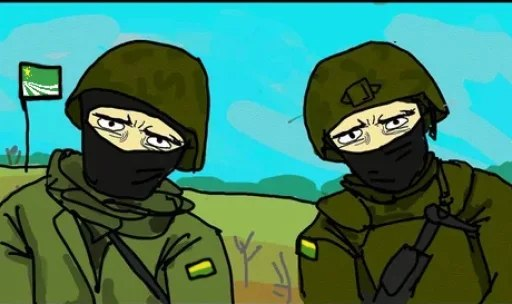
#> input picture assets/kanzaki_hideri.jpg, 512 x 304 px
$ python -i visual_duplicates.py   (imports and definitions only)   (older library calls are emulated)
#> lines starting #> are read from the running program, lines starting #| are printed output that depends on the picture
#> further down, picture is the input picture: PIL image 512x304 RGB; mean R, G, B 64.9, 126.2, 102
"""Conservative visual fingerprints for still images; versioned for persistent history."""
import hashlib
import warnings
from io import BytesIO
from math import cos, pi
from statistics import median

from PIL import Image, ImageOps, UnidentifiedImageError

MAX_PIXELS = 20_000_000
CROP_PERCENTAGES = (2, 4, 6)
PHASH_SIZE = 32
PHASH_LOW_FREQUENCIES = 8
PHASH_MAX_DISTANCE = 6
_DCT_BASIS = tuple(
    tuple(cos(pi * frequency * (position + 0.5) / PHASH_SIZE)
          for position in range(PHASH_SIZE))
    for frequency in range(PHASH_LOW_FREQUENCIES)
)


# [44 lines left out: functions fingerprint, _pixel_digest, not called in this run]


def _signature(image: Image.Image) -> dict | None:
    gray = image.convert("L")
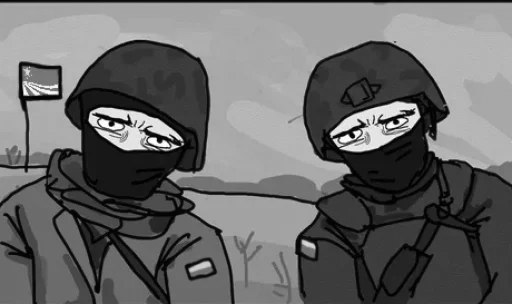
#> gray: PIL image 512x304 L; min 0, max 255, mean 105.1
    values = list(gray.resize((17, 16), Image.Resampling.LANCZOS).tobytes())
#> values = 272 values, max 199 at index 114, min 8 at index 165, mean 105.4
    bits = [values[y*17+x] > values[y*17+x+1] for y in range(16) for x in range(16)]
#> bits = 256 items, first 6: False, False, True, True, True, True
    if not 24 <= sum(bits) <= 232:
        return None  # Flat/simple images have unreliable perceptual hashes.
    h = sum(int(b) << i for i, b in enumerate(bits))
#> h = 93784016896593767084247422435087866927293259224200445313029884822884075465660
    values = list(gray.resize((16, 17), Image.Resampling.LANCZOS).tobytes())
#> values = 272 values, max 211 at index 116, min 5 at index 148, mean 105.4
    v = sum(int(values[y*16+x] > values[(y+1)*16+x]) << (y*16+x)
            for y in range(16) for x in range(16))
#> v = 4370488188460577405208353893245915355153065195828046724623763128101614649344
    color = image.resize((8, 8), Image.Resampling.LANCZOS).tobytes().hex()
    return {"version": 1, "h": hex(h), "v": hex(v),
            "ratio": image.width / image.height, "color": color}


# [13 lines left out: function _phash, not called in this run]


def _distance(a: str, b: str) -> int:
    return (int(a, 16) ^ int(b, 16)).bit_count()


# [22 lines left out: functions _similar_direct, similar, not called in this run]

>>> from PIL import Image
>>> picture = Image.open('assets/kanzaki_hideri.jpg')
>>> result = _signature(picture)
#> result = 5 items
